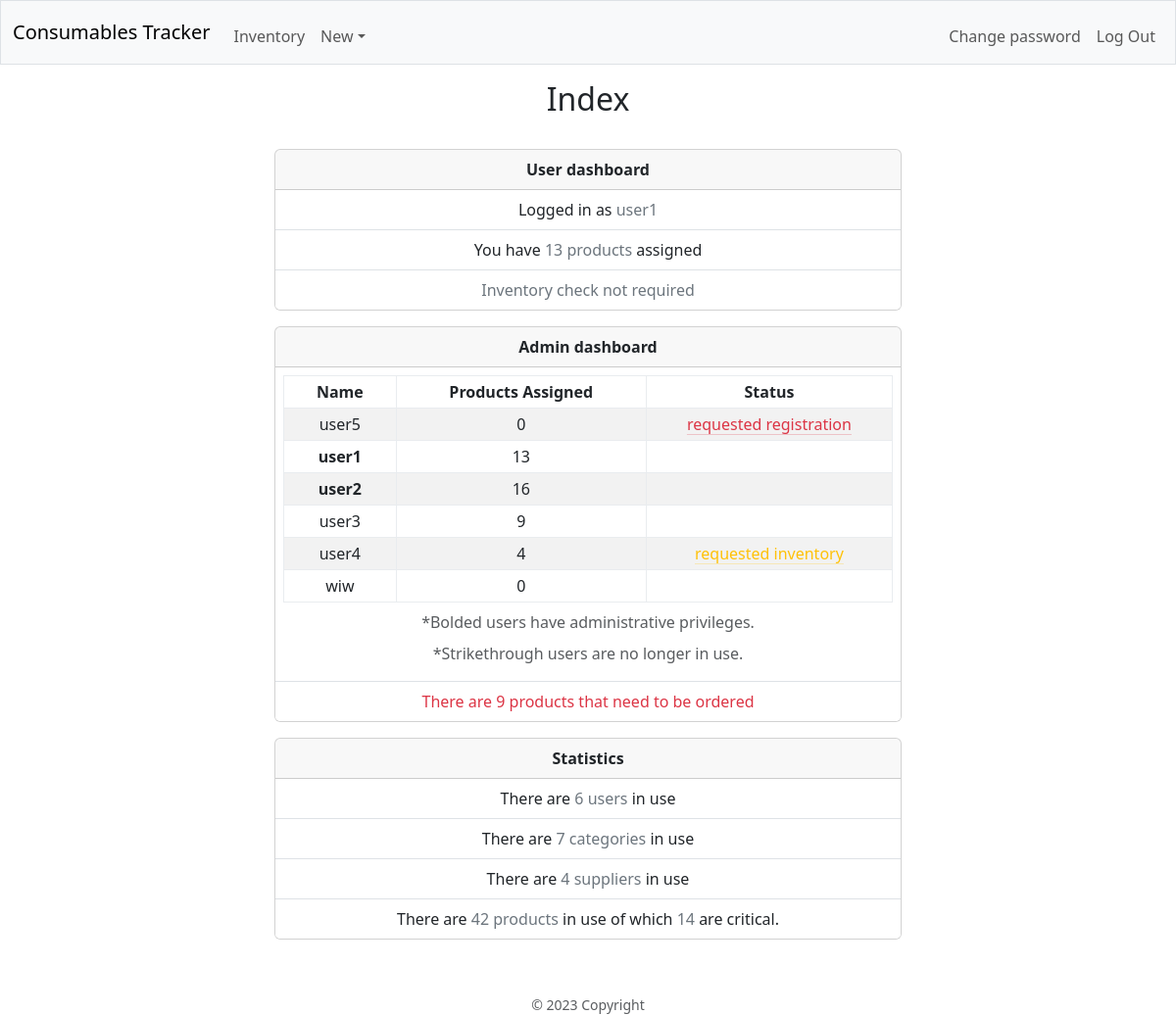
Page / (signed in) on the earlier database version.
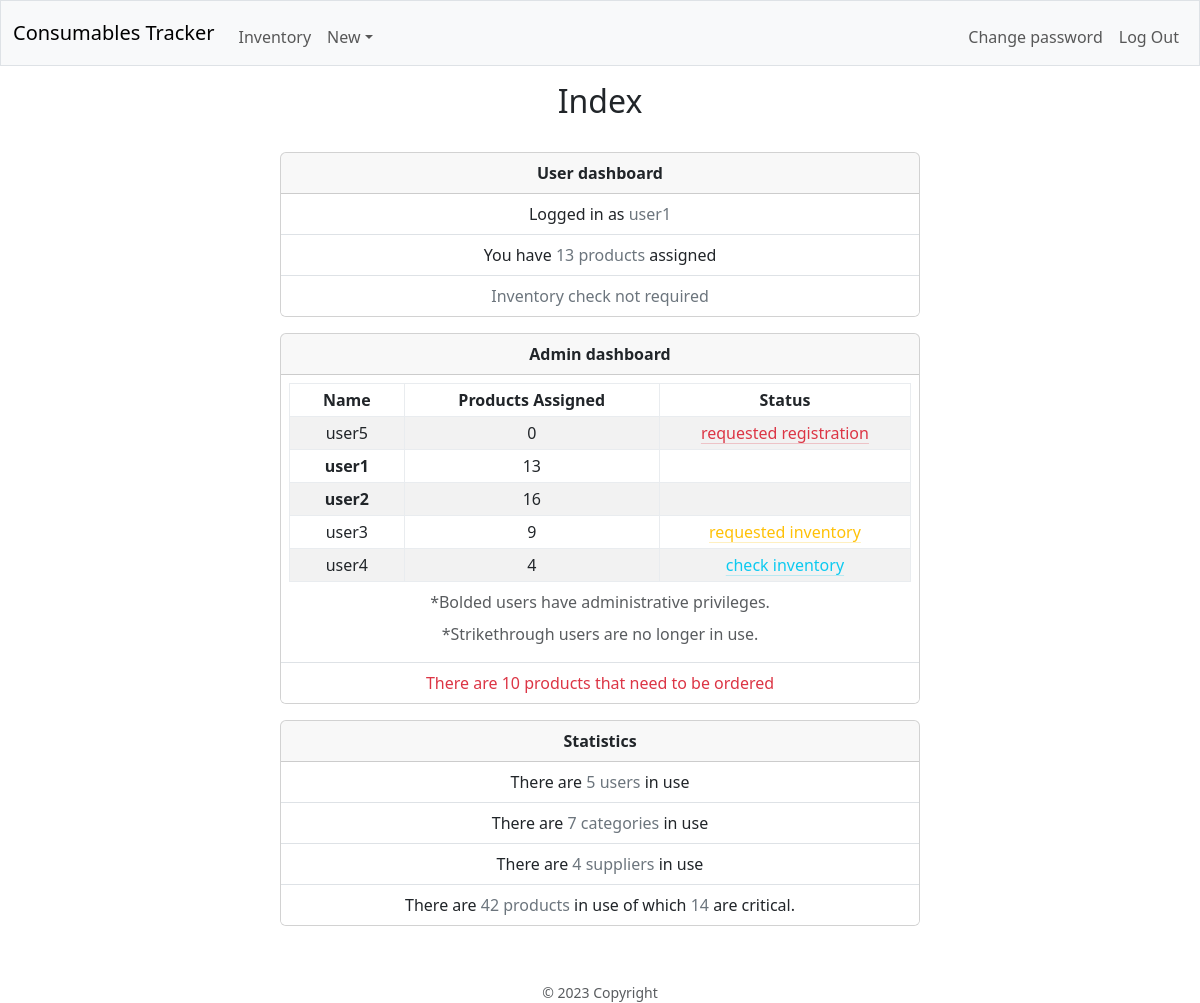
Same page on the later database version.
### database.py (models this page shows, shortened)
class Base(MappedAsDataclass, DeclarativeBase):
    id: Mapped[int] = mapped_column(init=False, primary_key=True)
    name: Mapped[str] = mapped_column(unique=True)

class User(Base):
    password: Mapped[str] = mapped_column(repr=False)
    products: Mapped[List["Product"]] = relationship(
        default_factory=list, back_populates="responsable", repr=False)
    admin: Mapped[bool] = mapped_column(default=False)
    in_use: Mapped[bool] = mapped_column(default=True)
    done_inv: Mapped[bool] = mapped_column(default=True)
    reg_req: Mapped[bool] = mapped_column(default=True)
    req_inv: Mapped[bool] = mapped_column(default=False)
    details: Mapped[Optional[str]] = mapped_column(default=None, repr=False)
    username = synonym("name")
    @property
    def in_use_products(self) -> int:
        with dbSession() as db_session:
            return db_session.query(Product).\
                filter_by(in_use=True, responsable_id=self.id).count()

### blueprints/main/main.py (the view)
@main_bp.route("/")
@login_required
def index():
    with dbSession() as db_session:
        user = db_session.scalar(
            select(User).
            filter_by(id=session.get("user_id")).
            options(joinedload(User.products), raiseload("*")))
        if user.admin:
            with dbSession() as db_session:
                users = db_session.scalars(
                    select(User).
                    order_by(User.reg_req.desc(), User.in_use.desc(), User.admin.desc(), User.name).
                    options(joinedload(User.products), raiseload("*"))
                    ).unique().all()
            stats = {
                "products_to_order": db_session.query(Product).
                        filter_by(in_use=True, to_order=True).count(),
                "users_in_use": db_session.query(User).
                        filter_by(in_use=True).count(),
                "categories_in_use": db_session.query(Category).
                        filter_by(in_use=True).count(),
                "suppliers_in_use": db_session.query(Supplier).
                        filter_by(in_use=True).count(),
                "products_in_use": db_session.query(Product).
                        filter_by(in_use=True).count(),
                "critical_products": db_session.query(Product).
                        filter_by(in_use=True, critical=True).count()
            }
            return render_template("main/index.html", user=user, users=users, stats=stats)
    return render_template("main/index.html", user=user)

### app.py (called while the page is built)
@app.context_processor
def inject_now():
    return {'now': datetime.utcnow()}

### helpers.py (called while the page is built)
def login_required(f):
    @wraps(f)
    def decorated_function(*args, **kwargs):
        if session.get("user_id") is None:
            flash("You have to be logged in...", "warning")
            return redirect(url_for("auth.login"))
        return f(*args, **kwargs)
    return decorated_function

### blueprints/main/templates/main/index.html (shortened to what this page needs)
{% extends "layout.html" %}
{% block page_title %}Index{% endblock %}
{% block main %}
    <div class="card mx-auto mb-3" style="max-width: 40rem;">
        <div class="card-header">
            <strong>User dashboard</strong>
        </div>
        <ul class="list-group list-group-flush">
            <li class="list-group-item">Logged in as <span class="text-secondary">{{ user.name }}</span></li>
            <li class="list-group-item">You have <span class="text-secondary">{{ user.products|length }} products</span> assigned</li>
            <li class="list-group-item">
                {% if user.req_inv %}
                    <span class="text-warning">You requested a inventory check</span>
                {% else %}
                    {% if user.done_inv %}
                        <span class="text-secondary">Inventory check not required</span>
                    {% else %}
                        <a class="link-danger link-offset-2 link-underline-opacity-25 link-underline-opacity-100-hover" href="{{ url_for('inv.inventory') }}">Check inventory</a>
                    {% endif %}
                {% endif %}
            </li>
        </ul>
    </div>
    {% if session.admin %}
        <div class="card mx-auto mb-3" style="max-width: 40rem;">
            <div class="card-header">
                <strong>Admin dashboard</strong>
            </div>
            <ul class="list-group list-group-flush">
                <li class="list-group-item p-2 pb-0">
                    <div class="table-responsive mx-auto" style="width: auto;">
                        <table class="table align-middle table-sm table-hover table-bordered border-light-subtle table-striped">
                            <caption class="text-center pb-0">*Bolded users have administrative privileges.</caption>
                            <caption class="text-center pb-0">*Strikethrough users are no longer in use.</caption>
                            <thead>
                                <tr>
                                    <th class="px-3">Name</th>
                                    <th class="px-3">Products Assigned</th>
                                    <th class="px-3">Status</th>
                                </tr>
                            </thead>
                            <tbody>
                                {% for user in users %}
                                <tr>
                                    <td><span class="{% if not user.in_use %}text-decoration-line-through{% endif %}{% if user.admin %} fw-bolder{% endif %}">{{ user.name }}</span></td>
                                    <td>{{ user.in_use_products }}</td>
                                    <td>
                                        {% if not user.done_inv %}
                                            <a class="link-info link-offset-2 link-underline-opacity-25 link-underline-opacity-100-hover"
                                            href="{{ url_for('inv.inventory_user', username=user.name) }}">check inventory</a>
                                        {% endif %}
                                        {% if user.req_inv %}
                                            <a class="link-warning link-offset-2 link-underline-opacity-25 link-underline-opacity-100-hover"
                                            href="{{ url_for('users.approve_check_inv', username=user.name) }}">requested inventory</a>
                                        {% endif %}
                                        {% if user.reg_req %}
                                            <a class="link-danger link-offset-2 link-underline-opacity-25 link-underline-opacity-100-hover"
                                            href="{{ url_for('users.approve_reg', username=user.name) }}">requested registration</a>
                                        {% endif %}
                                    </td>
                                </tr>
                                {% endfor %}
                            </tbody>
                        </table>
                    </div>
                </li>
                <li class="list-group-item">
                    {% if stats.products_to_order %}
                        <span class="text-danger">There are {{ stats.products_to_order }} products that need to be ordered</span>
                    {% else %}
                        There are no products that need to be ordered
                    {% endif %}
                </li>
            </ul>
        </div>
        <div class="card mx-auto mb-3" style="max-width: 40rem;">
            <div class="card-header">
                <strong>Statistics</strong>
            </div>
            <ul class="list-group list-group-flush">
                <li class="list-group-item">
                    There are <span class="text-secondary">{{ stats.users_in_use }} users</span> in use
                </li>
                <li class="list-group-item">
                    There are <span class="text-secondary">{{ stats.categories_in_use }} categories</span> in use
                </li>
                <li class="list-group-item">
                    There are <span class="text-secondary">{{ stats.suppliers_in_use }} suppliers</span> in use
                </li>
                <li class="list-group-item">
                    There are <span class="text-secondary">{{ stats.products_in_use }} products</span> in use of which <span class="text-secondary">{{ stats.critical_products }}</span> are critical.
                </li>
            </ul>
        </div>
    {% endif %}
{% endblock %}

### templates/layout.html (shortened to what this page needs)
<!DOCTYPE html>
<html lang="en">
<head>
    <link href="https://cdn.jsdelivr.net/npm/bootstrap@5.3.0/dist/css/bootstrap.min.css" rel="stylesheet">
    <link href="/static/styles.css" rel="stylesheet">
</head>
<body>
    <nav class="bg-light border navbar navbar-expand-md navbar-light">
        <div class="container-fluid">
            <a class="navbar-brand " href="/">Consumables Tracker</a>
            <div class="collapse navbar-collapse" id="navbar">
                {% if session["user_id"] %}
                    <ul class="navbar-nav me-auto mt-2">
                        <li class="nav-item"><a class="nav-link" href={{ url_for("inv.inventory") }}>Inventory</a></li>
                        {% if session["admin"] %}
                        <li class="nav-item dropdown">
                            <a class="nav-link dropdown-toggle" href="#" role="button" data-bs-toggle="dropdown" aria-expanded="false">New</a>
                        {% endif %}
                    </ul>
                    <ul class="navbar-nav ms-auto mt-2">
                        <li class="nav-item"><a class="nav-link" href={{ url_for("auth.change_password") }}>Change password</a></li>
                        <li class="nav-item"><a class="nav-link" href={{ url_for("auth.logout") }}>Log Out</a></li>
                    </ul>
                {% else %}
                    <ul class="navbar-nav ms-auto mt-2">
                        <li class="nav-item"><a class="nav-link" href={{ url_for("auth.register") }}>Register</a></li>
                        <li class="nav-item"><a class="nav-link" href={{ url_for("auth.login") }}>Log In</a></li>
                    </ul>
                {% endif %}
            </div>
        </div>
    </nav>
    <header class="text-center">
        <div class="my-3 ">
            <h2>{% block page_title %}{% endblock %}</h2>
        </div>
    </header>
    <main class="container-fluid py-3 text-center">
        {% block main %}
        {% endblock %}
    </main>
    <footer class="mt-4 small text-center text-muted">
        © {{ now.year }} Copyright
    </footer>
</body>
</html>

Differences in the rows shown:
removed User: name "wiw", in_use_products "0"
changed User "user3": now shows "requested inventory"
changed User "user4": now shows "check inventory"; no longer shows "requested inventory"
Other differences:
{{ stats.products_to_order }}: "9" → "10"
{{ stats.users_in_use }}: "6" → "5"
